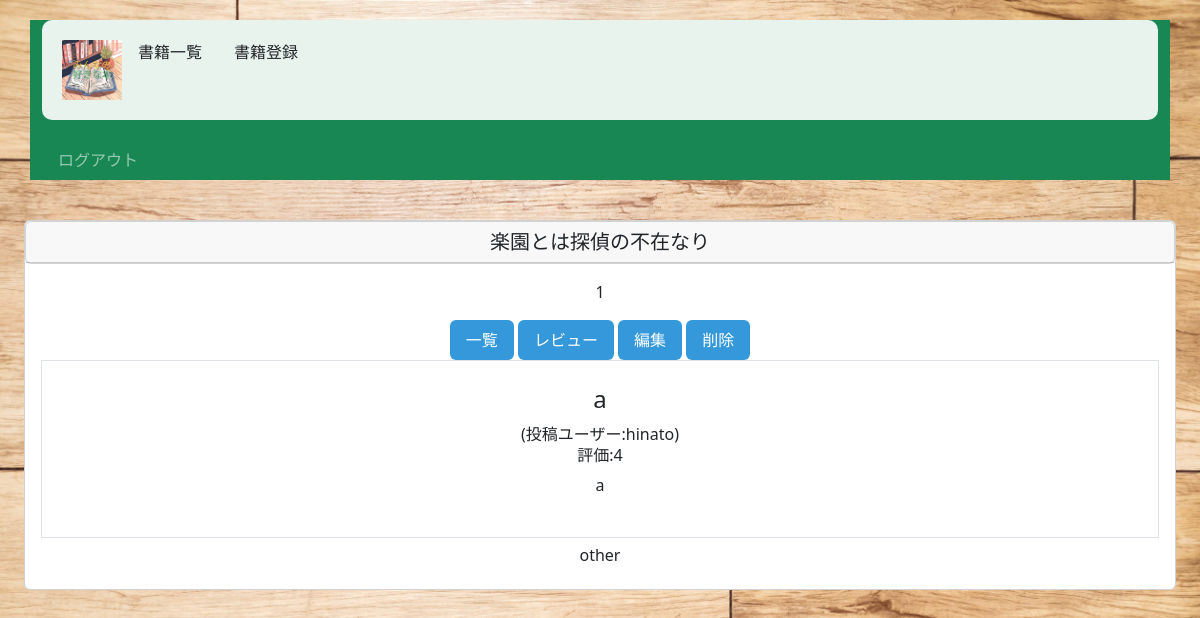
Page /book/2/detail/ (signed in) on the committed database.
### book/models.py (models this page shows, shortened)
class Book(models.Model):
    title=models.CharField(max_length=100)
    text=models.TextField()
    thumbnail=models.ImageField(null=True, blank=True)
    category=models.CharField(
        max_length=100,
        choices=CATEGORY
        )
    user = models.ForeignKey('auth.User',on_delete=models.CASCADE)

class Review(models.Model):
    book=models.ForeignKey(Book,on_delete=models.CASCADE)
    title=models.CharField(max_length=100)
    text=models.TextField()
    rate=models.IntegerField(choices=RATE_CHOICES)
    user=models.ForeignKey('auth.User',on_delete=models.CASCADE)

### book/views.py (the view)
# urls.py: path('book/<int:pk>/detail/', views.DetailBookView.as_view(),name='detail-book'),
class DetailBookView(LoginRequiredMixin,DetailView):
    template_name='book/book_detail.html'
    model=Book

### book/templates/book/book_detail.html (shortened to what this page needs)
{% extends 'base.html' %}
{% block content %}
    <div class="card text-center">
	    <div class="card">
		    <h5 class="card-header">{{object.title}}</h5></div>
		    <div class="card-body">
			    <p class="card-text">{{object.text}}</p>
			    <a href="{% url 'list-book' %}" class="btn btn-primary">一覧</a>
				<a href="{% url 'review' object.pk%}" class="btn btn-primary">レビュー</a>
                <a href="{% url 'update-book' object.pk%}" class="btn btn-primary">編集</a>
                <a href="{% url 'delete-book' object.pk%}" class="btn btn-primary">削除</a>
				<div class="border p-4 mb-2">
					{% for review in object.review_set.all %}
					<div>
						<h3 class="h4">{{review.title}}</h3>
						<div class="px-2">
							<span>(投稿ユーザー:{{ review.user.username }})</span>
							<h6>評価:{{review.rate}}</h6>
							<p>{{review.text}}</p>
						</div>
					</div>
					{% endfor %}
				</div>
			    <h6 class="card-title">{{object.category}}</h6>
		    </div>
        </div>
    </div>
{% endblock content %}

### book/static/book/css/style.css (style rules this page uses)
body { background-image: url('../image/KAZUKIDSCF2403.jpg'); background-size: cover; background-attachment: fixed; background-position: center; background-repeat: no-repeat; min-height: 100vh; }
.btn-primary { background-color: #3498db; border: none; padding: 8px 16px; transition: background-color 0.3s ease; }

### rows in the picture
Book: title "楽園とは探偵の不在なり", text "1", category "other"
Review: title "a", user.username "hinato", rate "4", text "a"
